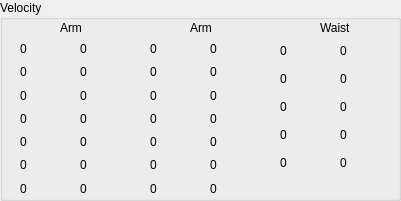
   <widget class="QGroupBox" name="groupBox_4">
    <property name="geometry">
     <rect>
      <x>800</x>
      <y>400</y>
      <width>401</width>
      <height>201</height>
     </rect>
    </property>
    <property name="title">
     <string>Velocity</string>
    </property>
    <widget class="QWidget" name="layoutWidget_11">
     <property name="geometry">
      <rect>
       <x>20</x>
       <y>40</y>
       <width>51</width>
       <height>157</height>
      </rect>
     </property>
     <layout class="QVBoxLayout" name="verticalLayout_16">
      <item>
       <widget class="QLabel" name="label_feedback_velo_l_A_1">
        <property name="text">
         <string>0</string>
        </property>
       </widget>
      </item>
      <item>
       <widget class="QLabel" name="label_feedback_velo_l_A_2">
        <property name="text">
         <string>0</string>
        </property>
       </widget>
      </item>
      <item>
       <widget class="QLabel" name="label_feedback_velo_l_A_3">
        <property name="text">
         <string>0</string>
        </property>
       </widget>
      </item>
      <item>
       <widget class="QLabel" name="label_feedback_velo_l_A_4">
        <property name="text">
         <string>0</string>
        </property>
       </widget>
      </item>
      <item>
       <widget class="QLabel" name="label_feedback_velo_l_A_5">
        <property name="text">
         <string>0</string>
        </property>
       </widget>
      </item>
      <item>
       <widget class="QLabel" name="label_feedback_velo_l_A_6">
        <property name="text">
         <string>0</string>
        </property>
       </widget>
      </item>
      <item>
       <widget class="QLabel" name="label_feedback_velo_l_A_7">
        <property name="text">
         <string>0</string>
        </property>
       </widget>
      </item>
     </layout>
    </widget>
    <widget class="QLabel" name="label_18">
     <property name="geometry">
      <rect>
       <x>190</x>
       <y>20</y>
       <width>59</width>
       <height>15</height>
      </rect>
     </property>
     <property name="text">
      <string>Arm</string>
     </property>
    </widget>
    <widget class="QWidget" name="layoutWidget_8">
     <property name="geometry">
      <rect>
       <x>210</x>
       <y>40</y>
       <width>51</width>
       <height>157</height>
      </rect>
     </property>
     <layout class="QVBoxLayout" name="verticalLayout_13">
      <item>
       <widget class="QLabel" name="label_feedback_velo_r_L_1">
        <property name="text">
         <string>0</string>
        </property>
       </widget>
      </item>
      <item>
       <widget class="QLabel" name="label_feedback_velo_r_L_2">
        <property name="text">
         <string>0</string>
        </property>
       </widget>
      </item>
      <item>
       <widget class="QLabel" name="label_feedback_velo_r_L_3">
        <property name="text">
         <string>0</string>
        </property>
       </widget>
      </item>
      <item>
       <widget class="QLabel" name="label_feedback_velo_r_L_4">
        <property name="text">
         <string>0</string>
        </property>
       </widget>
      </item>
      <item>
       <widget class="QLabel" name="label_feedback_velo_r_L_5">
        <property name="text">
         <string>0</string>
        </property>
       </widget>
      </item>
      <item>
       <widget class="QLabel" name="label_feedback_velo_r_L_6">
        <property name="text">
         <string>0</string>
        </property>
       </widget>
      </item>
      <item>
       <widget class="QLabel" name="label_feedback_velo_r_L_7">
        <property name="text">
         <string>0</string>
        </property>
       </widget>
      </item>
     </layout>
    </widget>
    <widget class="QLabel" name="label_19">
     <property name="geometry">
      <rect>
       <x>60</x>
       <y>20</y>
       <width>59</width>
       <height>15</height>
      </rect>
     </property>
     <property name="text">
      <string>Arm</string>
     </property>
    </widget>
    <widget class="QWidget" name="layoutWidget_10">
     <property name="geometry">
      <rect>
       <x>80</x>
       <y>40</y>
       <width>51</width>
       <height>157</height>
      </rect>
     </property>
     <layout class="QVBoxLayout" name="verticalLayout_15">
      <item>
       <widget class="QLabel" name="label_feedback_velo_r_A_1">
        <property name="text">
         <string>0</string>
        </property>
       </widget>
      </item>
      <item>
       <widget class="QLabel" name="label_feedback_velo_r_A_2">
        <property name="text">
         <string>0</string>
        </property>
       </widget>
      </item>
      <item>
       <widget class="QLabel" name="label_feedback_velo_r_A_3">
        <property name="text">
         <string>0</string>
        </property>
       </widget>
      </item>
      <item>
       <widget class="QLabel" name="label_feedback_velo_r_A_4">
        <property name="text">
         <string>0</string>
        </property>
       </widget>
      </item>
      <item>
       <widget class="QLabel" name="label_feedback_velo_r_A_5">
        <property name="text">
         <string>0</string>
        </property>
       </widget>
      </item>
      <item>
       <widget class="QLabel" name="label_feedback_velo_r_A_6">
        <property name="text">
         <string>0</string>
        </property>
       </widget>
      </item>
      <item>
       <widget class="QLabel" name="label_feedback_velo_r_A_7">
        <property name="text">
         <string>0</string>
        </property>
       </widget>
      </item>
     </layout>
    </widget>
    <widget class="QWidget" name="layoutWidget_9">
     <property name="geometry">
      <rect>
       <x>150</x>
       <y>40</y>
       <width>51</width>
       <height>157</height>
      </rect>
     </property>
     <layout class="QVBoxLayout" name="verticalLayout_14">
      <item>
       <widget class="QLabel" name="label_feedback_velo_l_L_1">
        <property name="text">
         <string>0</string>
        </property>
       </widget>
      </item>
      <item>
       <widget class="QLabel" name="label_feedback_velo_l_L_2">
        <property name="text">
         <string>0</string>
        </property>
       </widget>
      </item>
      <item>
       <widget class="QLabel" name="label_feedback_velo_l_L_3">
        <property name="text">
         <string>0</string>
        </property>
       </widget>
      </item>
      <item>
       <widget class="QLabel" name="label_feedback_velo_l_L_4">
        <property name="text">
         <string>0</string>
        </property>
       </widget>
      </item>
      <item>
       <widget class="QLabel" name="label_feedback_velo_l_L_5">
        <property name="text">
         <string>0</string>
        </property>
       </widget>
      </item>
      <item>
       <widget class="QLabel" name="label_feedback_velo_l_L_6">
        <property name="text">
         <string>0</string>
        </property>
       </widget>
      </item>
      <item>
       <widget class="QLabel" name="label_feedback_velo_l_L_7">
        <property name="text">
         <string>0</string>
        </property>
       </widget>
      </item>
     </layout>
    </widget>
    <widget class="QLabel" name="label_42">
     <property name="geometry">
      <rect>
       <x>320</x>
       <y>20</y>
       <width>59</width>
       <height>15</height>
      </rect>
     </property>
     <property name="text">
      <string>Waist</string>
     </property>
    </widget>
    <widget class="QWidget" name="layoutWidget_25">
     <property name="geometry">
      <rect>
       <x>280</x>
       <y>40</y>
       <width>51</width>
       <height>134</height>
      </rect>
     </property>
     <layout class="QVBoxLayout" name="verticalLayout_25">
      <item>
       <widget class="QLabel" name="label_feedback_waist1_velo">
        <property name="text">
         <string>0</string>
        </property>
       </widget>
      </item>
      <item>
       <widget class="QLabel" name="label_feedback_waist2_velo">
        <property name="text">
         <string>0</string>
        </property>
       </widget>
      </item>
      <item>
       <widget class="QLabel" name="label_feedback_waist3_velo">
        <property name="text">
         <string>0</string>
        </property>
       </widget>
      </item>
      <item>
       <widget class="QLabel" name="label_feedback_head1_velo">
        <property name="text">
         <string>0</string>
        </property>
       </widget>
      </item>
      <item>
       <widget class="QLabel" name="label_feedback_head2_velo">
        <property name="text">
         <string>0</string>
        </property>
       </widget>
      </item>
     </layout>
    </widget>
    <widget class="QWidget" name="layoutWidget_27">
     <property name="geometry">
      <rect>
       <x>340</x>
       <y>40</y>
       <width>51</width>
       <height>134</height>
      </rect>
     </property>
     <layout class="QVBoxLayout" name="verticalLayout_26">
      <item>
       <widget class="QLabel" name="label_feedback_waist1_velo_2">
        <property name="text">
         <string>0</string>
        </property>
       </widget>
      </item>
      <item>
       <widget class="QLabel" name="label_feedback_waist2_velo_2">
        <property name="text">
         <string>0</string>
        </property>
       </widget>
      </item>
      <item>
       <widget class="QLabel" name="label_feedback_waist3_velo_2">
        <property name="text">
         <string>0</string>
        </property>
       </widget>
      </item>
      <item>
       <widget class="QLabel" name="label_feedback_head1_velo_2">
        <property name="text">
         <string>0</string>
        </property>
       </widget>
      </item>
      <item>
       <widget class="QLabel" name="label_feedback_head2_velo_2">
        <property name="text">
         <string>0</string>
        </property>
       </widget>
      </item>
     </layout>
    </widget>
   </widget>
